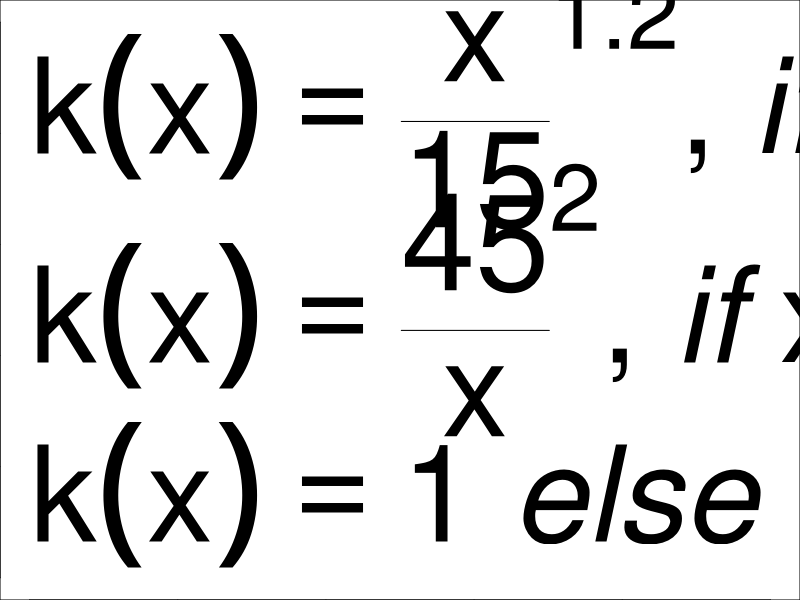
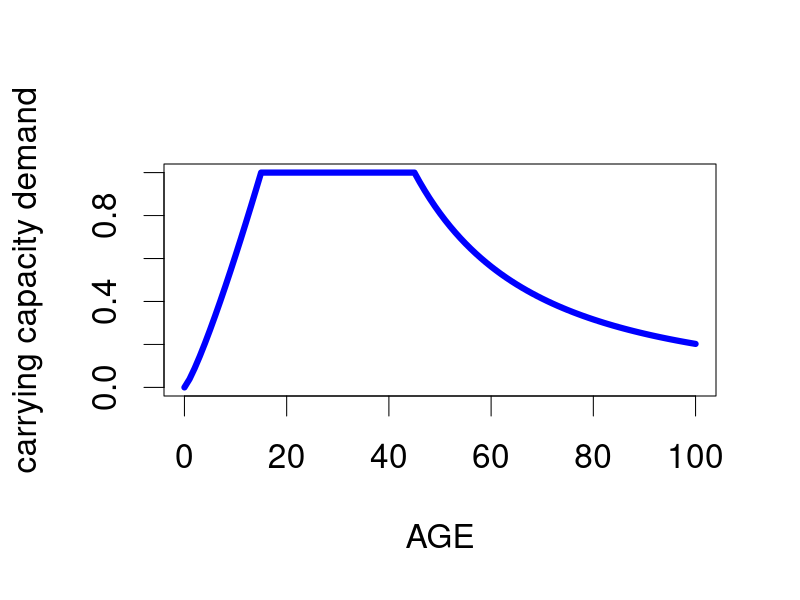

R code for these plots, in order:
# Household labour function

carryingCapacityDemandPerAge <- function(){
  carryingCapacityDemandList <- c()
  
  for (i in 0:100)
  {
    carryingCapacityDemand <- 0
    if (i < 15)
    {
      carryingCapacityDemand <- (i / 15)^1.2
    }
    else
    {
      if (i < 45)
      {
        carryingCapacityDemand <- 1
      }
      else
      {
        carryingCapacityDemand <- (45 / i)^2
      }
    }
    carryingCapacityDemand <- max(0, carryingCapacityDemand)
    carryingCapacityDemandList <- c(carryingCapacityDemandList, carryingCapacityDemand)
  }
  
  return(carryingCapacityDemandList)
}

grScale = 2

png("plots/carryingCapacityDemand-equation.png", width = grScale * 450, height = grScale * 400)
par(cex = grScale * 2, mar = c(0,0,0,0))

plot(c(0, 1), c(0, 1), type = "n")

text(0, 0.85,
     expression(
       paste(
         k(x) == frac(x, 15)^1.2, ", ", italic("if "), x < 15
       )
     ), cex = grScale, adj = 0)
text(0, 0.5,
     expression(
       paste(
         k(x) == frac(45, x)^2, ", ", italic("if "), x > 45
       )
     ), cex = grScale, adj = 0)
text(0, 0.15,
     expression(
       paste(
         k(x) == 1, italic(" else ")
       )
     ), cex = grScale, adj = 0)

dev.off()


png("plots/carryingCapacityDemand-infograph.png", width = 640, height = 480)
par(cex = 2)

plot(c(1, 100), c(0, 1), type = "n", 
     xlab = "AGE",
     ylab = "carrying capacity demand",
     xlim = c(0, 100)
)

lines(0:100, carryingCapacityDemandPerAge(), col = "blue", lwd = 6)

dev.off()
